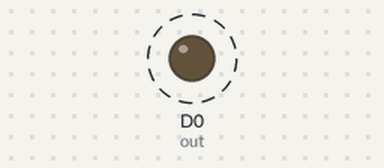
A sketch run on a simulated ESP8266 (NodeMCU). Parts: output pins drawn as LEDs (lit = HIGH). Dashed ring = blinking.

Above: at 0.05 s.
Timing chart, 0 to 3.0 s (numbered marks = the images above):
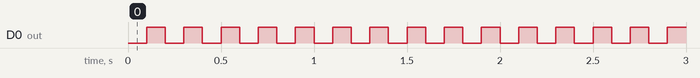

Measured:
- by itself, D0 (out): alternates HIGH for 0.10 s and LOW for 0.10 s

The sketch:

parte02_TIME.ino
```cpp
#define   out    D0                    // gpio02 led onbord vermelho

// --- Variáveis Globais ---
char counter  = 0x00;                  //variável auxiliar de contagem


// --- Rotina de Interrupção ---
void ICACHE_RAM_ATTR onTimerISR(){

      timer1_write(100000);
      counter++;               // incrementa counter


    if(counter == 0x05) // counter
      {                 // sim...
       digitalWrite(out, !digitalRead(out)); //Inverte o estado da saída de teste
        counter = 0x00;

       } //end if counter

}
void setup()
{
  Serial.begin(9600);                                          // Inicia a serial
  pinMode(out, OUTPUT);

  //Initialize Ticker every
  timer1_attachInterrupt(onTimerISR);
  timer1_enable(TIM_DIV16, TIM_EDGE, TIM_SINGLE);
  timer1_write(100000);

}

void loop()
{


}
```
